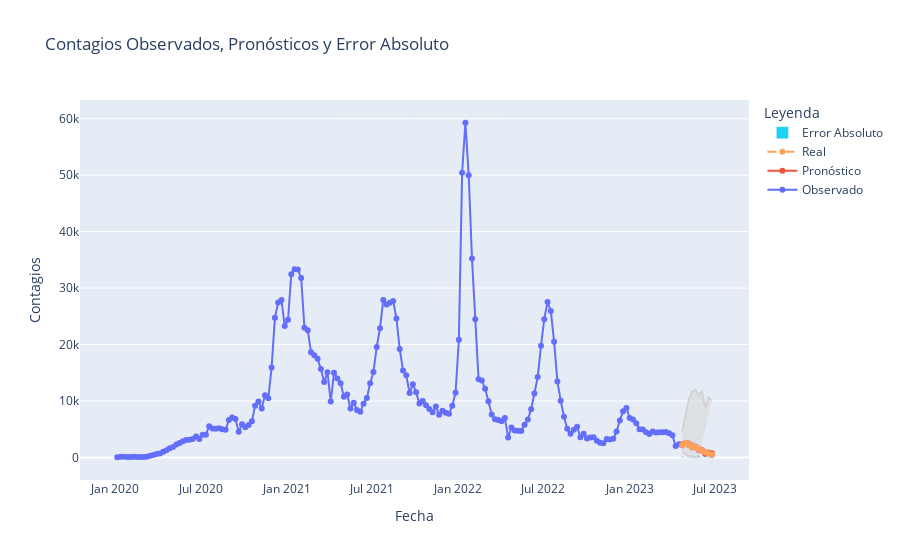

The code cell stored with this chart in its notebook:
### Code cell
import pandas as pd
from statsmodels.tsa.statespace.sarimax import SARIMAX
from scipy.stats import boxcox
from scipy.special import inv_boxcox
from matplotlib import pyplot as plt
import plotly.graph_objects as go

def cargar_datos_cluster(ruta_csv, cluster_id):
    # Leer el archivo CSV
    df = pd.read_csv(ruta_csv)
    
    # Configurar la primera columna ('Cluster') como índice
    df.set_index('Cluster', inplace=True)
    
    # Transponer el dataframe para que las fechas sean el índice
    df = df.transpose()
    
    # Filtrar los datos para el cluster específico
    cluster_data = df[cluster_id]
    
    # Resetear el índice para que las fechas sean una columna y no el índice
    cluster_data = cluster_data.reset_index()
    
    # Cambiar los nombres de las columnas
    cluster_data.columns = ['Fecha', 'Contagios']
    
    # Convertir la columna de fecha a tipo datetime para manejarlo como serie temporal
    cluster_data['Fecha'] = pd.to_datetime(cluster_data['Fecha'], format='%d-%m-%Y')
    
    # Establecer la fecha como índice
    cluster_data.set_index('Fecha', inplace=True)
    
    return cluster_data


# Ruta del archivo CSV
ruta_csv = 'clusterSemanal.csv'
# ID del cluster que el usuario quiere explorar
cluster_id = 1

# Cargar los datos
df_pacientesRespiratorios = cargar_datos_cluster(ruta_csv, cluster_id)

# Asegurarse de que no hay valores no positivos antes de la transformación Box-Cox
df_pacientesRespiratorios['Contagios'] = df_pacientesRespiratorios['Contagios'].clip(lower=1)

# Aplicar transformación Box-Cox
df_pacientesRespiratorios['Contagios_transformed'], lambda_ = boxcox(df_pacientesRespiratorios['Contagios'])

# Dividir los datos transformados en entrenamiento y prueba
train_data_transformed = df_pacientesRespiratorios['Contagios_transformed'].iloc[:-10]
test_data = df_pacientesRespiratorios.iloc[-10:]

p = 1
d = 2
q = 5
P = 1
D = 1
Q = 1
S = 30  # asumiendo una estacionalidad semanal

# Ajuste del modelo SARIMA con los datos de entrenamiento transformados
model = SARIMAX(train_data_transformed,
                order=(p, d, q),
                seasonal_order=(P, D, Q, S),
                enforce_stationarity=False,
                enforce_invertibility=False)

results = model.fit()

# Diagnósticos del modelo y resultados de resumen
print(results.summary())
results.plot_diagnostics(figsize=(18, 8))
plt.show()

# Hacer predicciones para el conjunto de prueba y revertir la transformación Box-Cox
pred_uc = results.get_forecast(steps=10)
predicted_mean_transformed = pred_uc.predicted_mean
predicted_mean = inv_boxcox(predicted_mean_transformed, lambda_)
predicted_mean.index = test_data.index  # Asignar directamente el índice del conjunto de prueba
pred_ci_transformed = pred_uc.conf_int()
pred_ci = pd.DataFrame()
pred_ci['lower'] = inv_boxcox(pred_ci_transformed.iloc[:, 0], lambda_)
pred_ci['upper'] = inv_boxcox(pred_ci_transformed.iloc[:, 1], lambda_)



# Calcular el error absoluto
error_absoluto = abs(test_data['Contagios'] - predicted_mean)

fig = go.Figure()

# Agregar los datos observados como una serie de líneas con puntos
fig.add_trace(go.Scatter(x=df_pacientesRespiratorios.index, y=df_pacientesRespiratorios['Contagios'], mode='lines+markers', name='Observado'))

# Agregar las predicciones como otra serie de líneas con puntos
fig.add_trace(go.Scatter(x=predicted_mean.index, y=predicted_mean, mode='lines+markers', name='Pronóstico'))

# Agregar el intervalo de confianza como un área sombreada
fig.add_trace(go.Scatter(x=pred_ci.index, y=pred_ci.iloc[:, 0], fill=None, mode='lines', line=dict(color='lightgrey'), showlegend=False))
fig.add_trace(go.Scatter(x=pred_ci.index, y=pred_ci.iloc[:, 1], fill='tonexty', mode='lines', line=dict(color='lightgrey'), showlegend=False))

# Agregar los datos reales de prueba como una línea discontinua con puntos
fig.add_trace(go.Scatter(x=test_data.index, y=test_data['Contagios'], mode='lines+markers', name='Real', line=dict(dash='dash')))

# Agregar el error absoluto como una nueva serie de barras
fig.add_trace(go.Bar(x=test_data.index, y=error_absoluto, name='Error Absoluto'))

# Actualizar el diseño de la gráfica para añadir títulos y etiquetas
fig.update_layout(title='Contagios Observados, Pronósticos y Error Absoluto',
                  xaxis_title='Fecha',
                  yaxis_title='Contagios',
                  legend_title='Leyenda')

# Mostrar la figura
fig.show()

### Figure 1 — Plotly figure (JSON) as saved in the notebook; plotly's stock layout.template omitted (floating-point values rounded to 4 significant figures; data arrays with more than 128 entries replaced by an {"elided": "..."} marker saying what was removed)
{"data": [{"mode": "lines+markers", "name": "Observado", "type": "scatter", "x": {"elided": "182 str values"}, "y": {"elided": "182 int values"}}, {"mode": "lines+markers", "name": "Pronóstico", "type": "scatter", "x": ["2023-04-23T00:00:00", "2023-04-30T00:00:00", "2023-05-07T00:00:00", "2023-05-14T00:00:00", "2023-05-21T00:00:00", "2023-05-28T00:00:00", "2023-06-04T00:00:00", "2023-06-11T00:00:00", "2023-06-18T00:00:00", "2023-06-25T00:00:00"], "y": [2320.0, 2594.0, 2500.0, 2156.0, 1773.0, 1279.0, 1289.0, 634.6, 878.9, 729.9]}, {"line": {"color": "lightgrey"}, "mode": "lines", "showlegend": false, "type": "scatter", "x": ["2023-04-23T00:00:00", "2023-04-30T00:00:00", "2023-05-07T00:00:00", "2023-05-14T00:00:00", "2023-05-21T00:00:00", "2023-05-28T00:00:00", "2023-06-04T00:00:00", "2023-06-11T00:00:00", "2023-06-18T00:00:00", "2023-06-25T00:00:00"], "y": [980.1, 529.5, 189.0, 45.43, 7.197, 0.02685, null, null, null, null]}, {"fill": "tonexty", "line": {"color": "lightgrey"}, "mode": "lines", "showlegend": false, "type": "scatter", "x": ["2023-04-23T00:00:00", "2023-04-30T00:00:00", "2023-05-07T00:00:00", "2023-05-14T00:00:00", "2023-05-21T00:00:00", "2023-05-28T00:00:00", "2023-06-04T00:00:00", "2023-06-11T00:00:00", "2023-06-18T00:00:00", "2023-06-25T00:00:00"], "y": [4568.0, 7452.0, 10210.0, 11730.0, 11980.0, 11000.0, 11750.0, 8845.0, 10640.0, 10110.0]}, {"line": {"dash": "dash"}, "mode": "lines+markers", "name": "Real", "type": "scatter", "x": ["2023-04-23T00:00:00", "2023-04-30T00:00:00", "2023-05-07T00:00:00", "2023-05-14T00:00:00", "2023-05-21T00:00:00", "2023-05-28T00:00:00", "2023-06-04T00:00:00", "2023-06-11T00:00:00", "2023-06-18T00:00:00", "2023-06-25T00:00:00"], "y": [2159, 2549, 2145, 1776, 1952, 1587, 1208, 888, 760, 483]}, {"name": "Error Absoluto", "type": "bar", "x": ["2023-04-23T00:00:00", "2023-04-30T00:00:00", "2023-05-07T00:00:00", "2023-05-14T00:00:00", "2023-05-21T00:00:00", "2023-05-28T00:00:00", "2023-06-04T00:00:00", "2023-06-11T00:00:00", "2023-06-18T00:00:00", "2023-06-25T00:00:00"], "y": [161.0, 45.33, 354.5, 379.7, 179.5, 308.0, 80.51, 253.4, 118.9, 246.9]}], "layout": {"legend": {"title": {"text": "Leyenda"}}, "title": {"text": "Contagios Observados, Pronósticos y Error Absoluto"}, "xaxis": {"title": {"text": "Fecha"}}, "yaxis": {"title": {"text": "Contagios"}}}}
